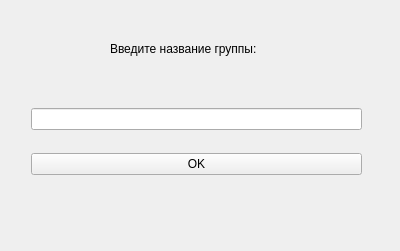
<?xml version="1.0" encoding="UTF-8"?>
<ui version="4.0">
 <class>setnamegroup</class>
 <widget class="QWidget" name="setnamegroup">
  <property name="geometry">
   <rect>
    <x>0</x>
    <y>0</y>
    <width>400</width>
    <height>251</height>
   </rect>
  </property>
  <property name="windowTitle">
   <string>Form</string>
  </property>
  <widget class="QLabel" name="label">
   <property name="geometry">
    <rect>
     <x>110</x>
     <y>40</y>
     <width>188</width>
     <height>17</height>
    </rect>
   </property>
   <property name="text">
    <string>Введите название группы:</string>
   </property>
  </widget>
  <widget class="QWidget" name="">
   <property name="geometry">
    <rect>
     <x>31</x>
     <y>91</y>
     <width>331</width>
     <height>101</height>
    </rect>
   </property>
   <layout class="QGridLayout" name="gridLayout">
    <item row="0" column="0">
     <widget class="QLineEdit" name="le_write"/>
    </item>
    <item row="1" column="0">
     <widget class="QPushButton" name="pb_accept">
      <property name="text">
       <string>OK</string>
      </property>
     </widget>
    </item>
   </layout>
  </widget>
 </widget>
 <resources/>
 <connections/>
</ui>
